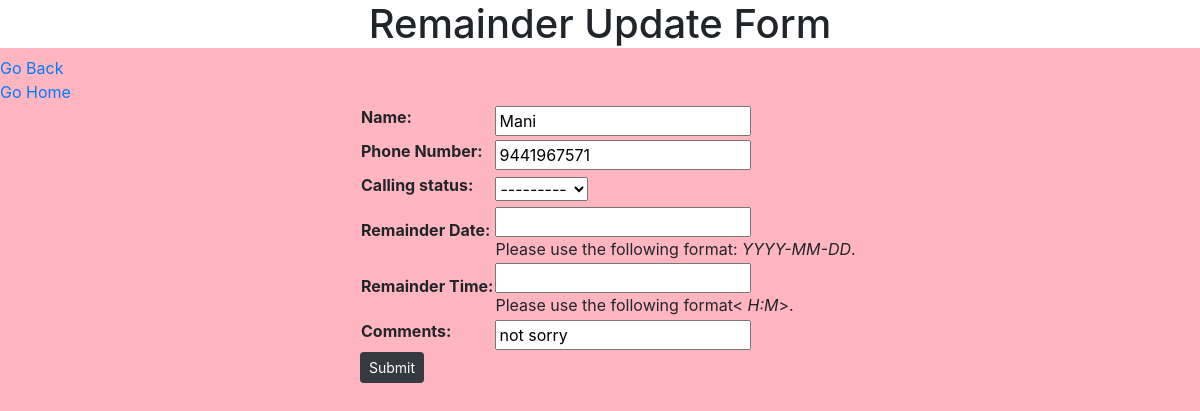
Screenshot of /WA/search/remainder/report/remainder_update/27 with the database file from the repository.
### WebApp/models.py (models this page shows)
class Remainder_Model(models.Model):
    id=models.AutoField(primary_key=True)
    Name=models.CharField(max_length=30)
    Phone_Number=models.PositiveIntegerField(unique=True)
    Date_And_Time=models.DateTimeField(auto_now=True)
    choises=('call-back','call-back'),('declined','declined')
    Calling_status=models.CharField(max_length=20,choices=choises,blank=True)
    Remainder_Date=models.DateField(blank=True,null=True,help_text="Please use the following format: <em>YYYY-MM-DD</em>.")
    Remainder_Time=models.TimeField(blank=True,null=True,help_text="Please use the following format< <em>H:M</em>>.")
    Comments=models.CharField(max_length=100,blank=True)

### WebApp/views.py (the view, shortened to what this page needs)
# urls.py: path('report/remainder_update/<int:id>',Remainder_Update),
def Remainder_Update(request,id):
    form_remainder=Remainder_Model.objects.get(id=id)
    update_form=Remainder_Modelform(instance=form_remainder)
    update_data={'update_form':update_form}
    return render(request,'remainder_update.html',update_data)

### WebApp/forms.py
class Remainder_Modelform(forms.ModelForm):
    class Meta:
        model=Remainder_Model
        fields='__all__'

### templates/remainder_update.html (shortened to what this page needs)
<!DOCTYPE html>
<html lang="en">
<head>
    <link rel="stylesheet" href="https://maxcdn.bootstrapcdn.com/bootstrap/4.0.0/css/bootstrap.min.css">
</head>
<body style="background-color:lightpink;">
    <h1 style="background-color:white;text-align: center;">Remainder Update Form</h1>
    <a href="http://127.0.0.1:8000/WA/report/">Go Back</a><br>
    <a href="http://127.0.0.1:8000/">Go Home</a>
    <form method="POST">
        <div style="position: absolute;left: 30%;">
            <table>
                {{update_form.as_table}}
            </table>
        <button name="submit" value="submit" class="btn btn-dark btn-sm" >Submit</button></div>
    </form>
</body>
</html>

### rows the page displays
Remainder_Model: Name "Mani", Phone_Number "9441967571", Calling_status "---------", Comments "not sorry"
